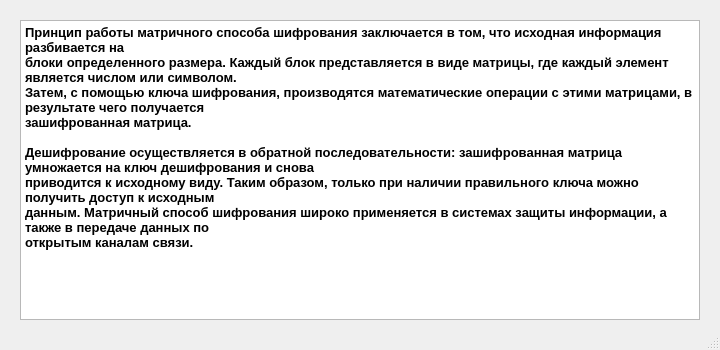
<?xml version="1.0" encoding="UTF-8"?>
<ui version="4.0">
 <class>MatrixEnqInf</class>
 <widget class="QMainWindow" name="MatrixEnqInf">
  <property name="geometry">
   <rect>
    <x>0</x>
    <y>0</y>
    <width>720</width>
    <height>350</height>
   </rect>
  </property>
  <property name="windowTitle">
   <string>Про матричное шифрование</string>
  </property>
  <widget class="QWidget" name="centralwidget">
   <widget class="QPlainTextEdit" name="matrix_enq_inf">
    <property name="geometry">
     <rect>
      <x>20</x>
      <y>20</y>
      <width>680</width>
      <height>300</height>
     </rect>
    </property>
    <property name="font">
     <font>
      <pointsize>10</pointsize>
      <weight>75</weight>
      <bold>true</bold>
     </font>
    </property>
    <property name="readOnly">
     <bool>true</bool>
    </property>
    <property name="plainText">
     <string>Принцип работы матричного способа шифрования заключается в том, что исходная информация разбивается на
блоки определенного размера. Каждый блок представляется в виде матрицы, где каждый элемент является числом или символом.
Затем, с помощью ключа шифрования, производятся математические операции с этими матрицами, в результате чего получается
зашифрованная матрица.

Дешифрование осуществляется в обратной последовательности: зашифрованная матрица умножается на ключ дешифрования и снова
приводится к исходному виду. Таким образом, только при наличии правильного ключа можно получить доступ к исходным
данным. Матричный способ шифрования широко применяется в системах защиты информации, а также в передаче данных по
открытым каналам связи.</string>
    </property>
   </widget>
  </widget>
  <widget class="QStatusBar" name="statusbar"/>
 </widget>
 <resources/>
 <connections/>
</ui>
